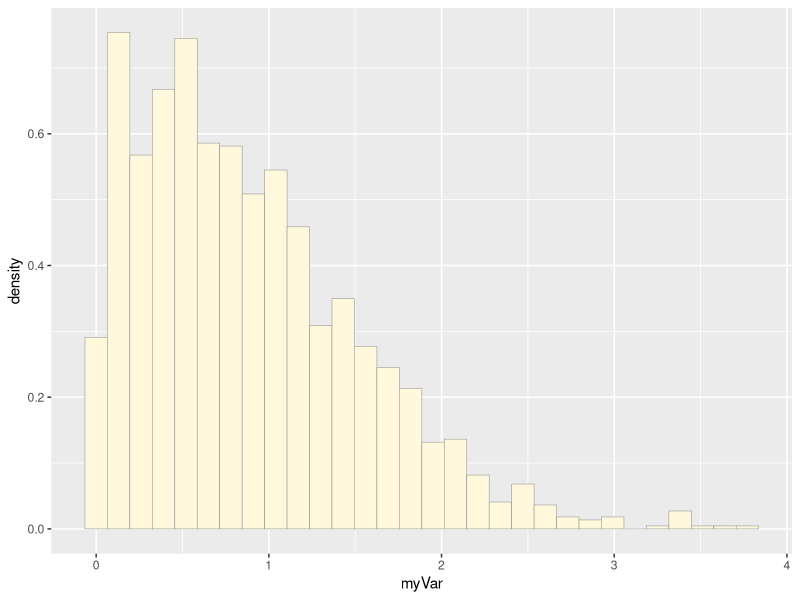
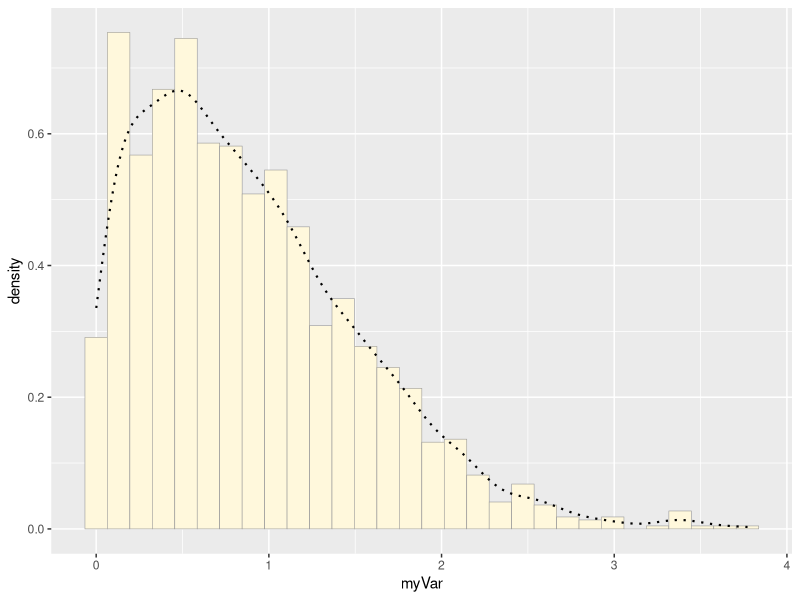
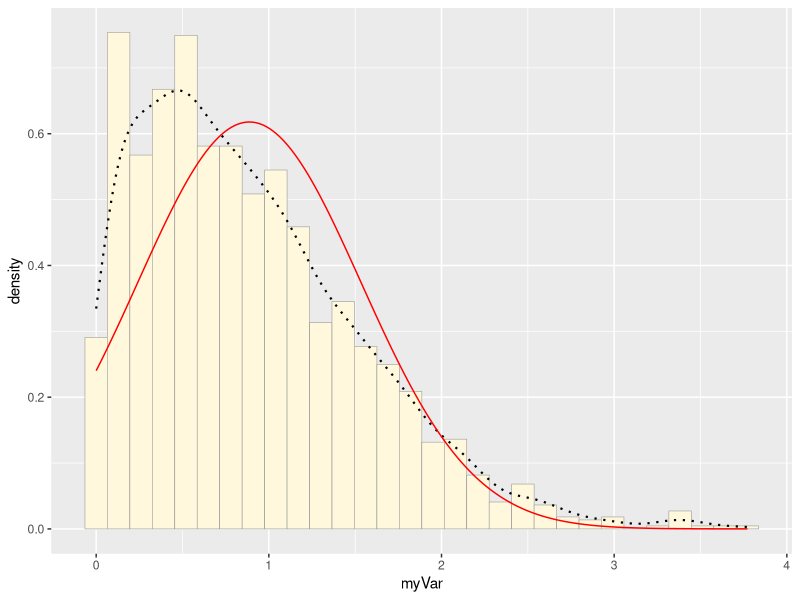
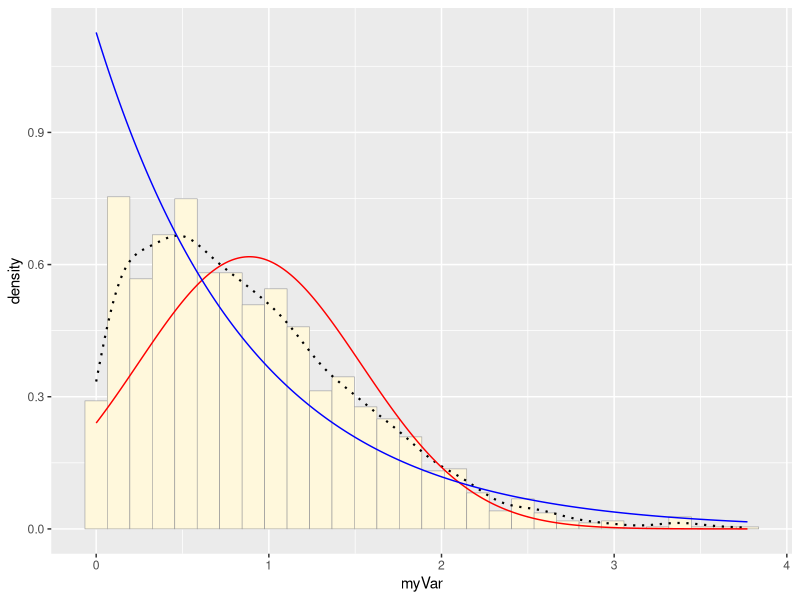
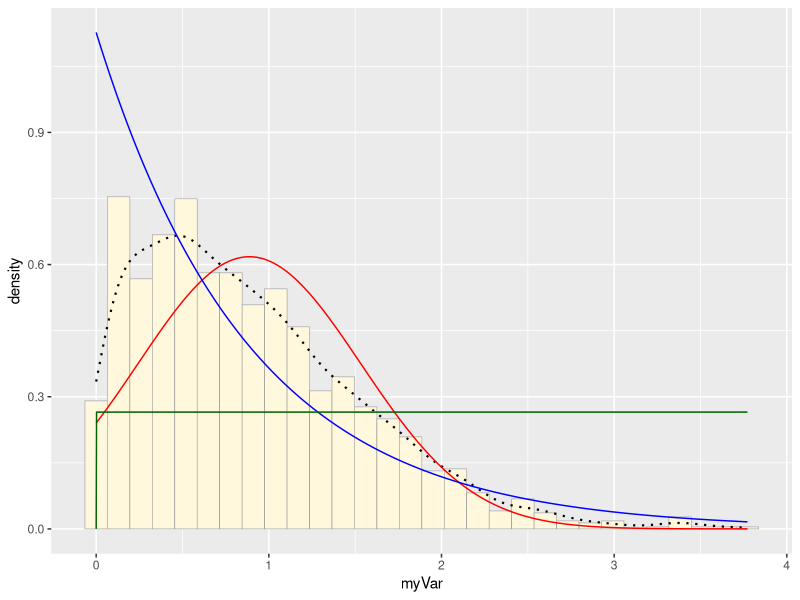
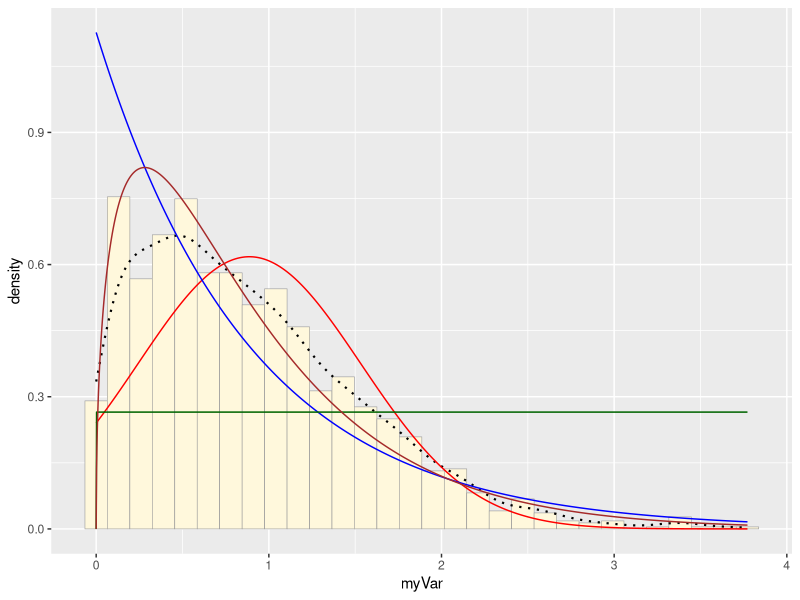
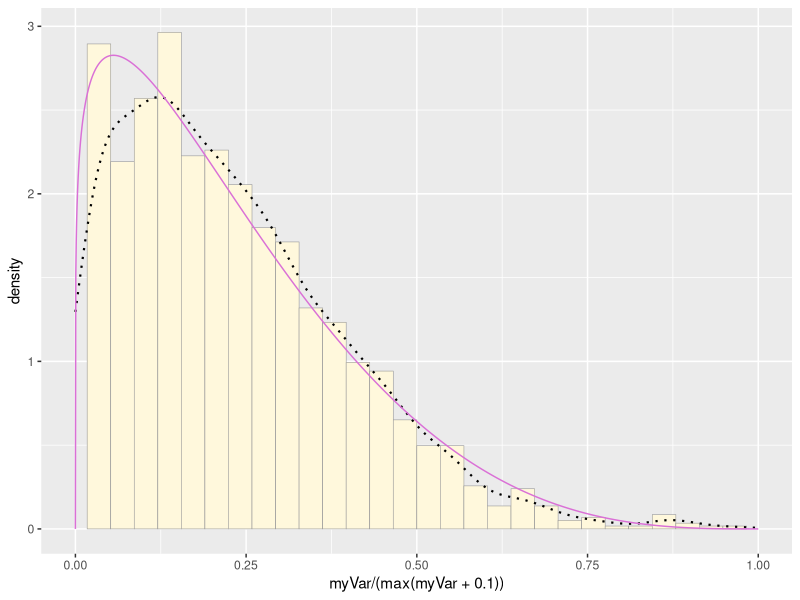
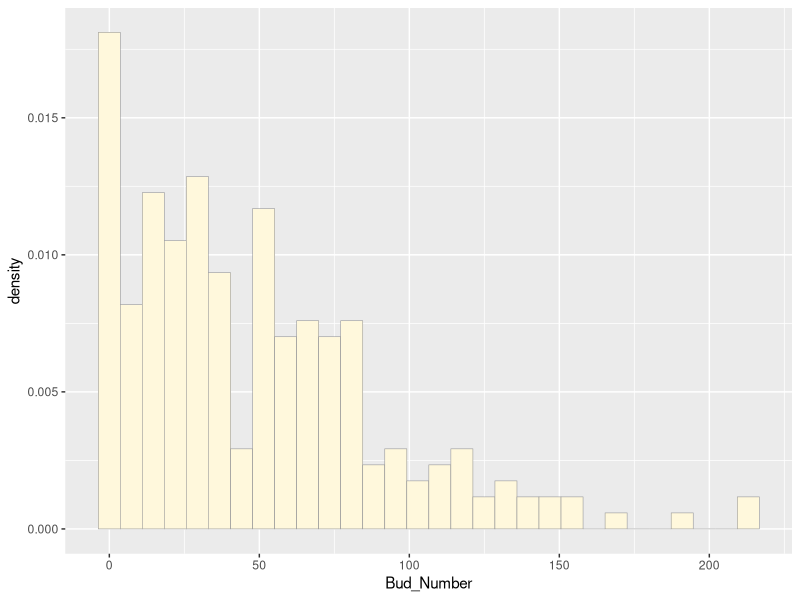

Write the R code that produced these figures, in order. (Note: this script raises an error after producing the figures.)
# Homework 7
# March 24 2021
# Sandra Nnadi

#-------------------------------
library(ggplot2) # for graphics
library(MASS) # for maximum likelihood estimation

# read in data vector
z <- rnorm(n=3000,mean = 0.2)
z <- data.frame(1:3000,z)
names(z)<- list("ID","myVar")
z <- z[z$myVar>0,]
str(z)
summary(z$myVar)

# plot histogram of data
p1 <- ggplot(data=z, aes(x=myVar, y=..density..)) +
  geom_histogram(color="grey60",fill="cornsilk",size=0.2) 
print(p1)

# add empirical density curve
p1 <-  p1 +  geom_density(linetype="dotted",size=0.75)
print(p1)

# Get maximum likelihood parameters for normal
normPars <- fitdistr(z$myVar,"normal")
print(normPars)
str(normPars)
normPars$estimate["mean"] # note structure of getting a named attribute

# plot normal probability density
meanML <- normPars$estimate["mean"]
sdML <- normPars$estimate["sd"]

xval <- seq(0,max(z$myVar),len=length(z$myVar))

stat <- stat_function(aes(x = xval, y = ..y..), fun = dnorm, colour="red", n = length(z$myVar), args = list(mean = meanML, sd = sdML))
p1 + stat

# plot exponential probability density
expoPars <- fitdistr(z$myVar,"exponential")
rateML <- expoPars$estimate["rate"]

stat2 <- stat_function(aes(x = xval, y = ..y..), fun = dexp, colour="blue", n = length(z$myVar), args = list(rate=rateML))
p1 + stat + stat2

# plot uniform probability density
stat3 <- stat_function(aes(x = xval, y = ..y..), fun = dunif, colour="darkgreen", n = length(z$myVar), args = list(min=min(z$myVar), max=max(z$myVar)))
p1 + stat + stat2 + stat3

# plot gamma probability density
gammaPars <- fitdistr(z$myVar,"gamma")
shapeML <- gammaPars$estimate["shape"]
rateML <- gammaPars$estimate["rate"]

stat4 <- stat_function(aes(x = xval, y = ..y..), fun = dgamma, colour="brown", n = length(z$myVar), args = list(shape=shapeML, rate=rateML))
p1 + stat + stat2 + stat3 + stat4

# plot beta probability density
pSpecial <- ggplot(data=z, aes(x=myVar/(max(myVar + 0.1)), y=..density..)) +
  geom_histogram(color="grey60",fill="cornsilk",size=0.2) + 
  xlim(c(0,1)) +
  geom_density(size=0.75,linetype="dotted")

betaPars <- fitdistr(x=z$myVar/max(z$myVar + 0.1),start=list(shape1=1,shape2=2),"beta")
shape1ML <- betaPars$estimate["shape1"]
shape2ML <- betaPars$estimate["shape2"]

statSpecial <- stat_function(aes(x = xval, y = ..y..), fun = dbeta, colour="orchid", n = length(z$myVar), args = list(shape1=shape1ML,shape2=shape2ML))
pSpecial + statSpecial


# working with real data

library(ggplot2) # for graphics
library(MASS) # for maximum likelihood estimation

z <- read.table("Gorischek_pollen_seed.csv",header=TRUE,sep=",", stringsAsFactors=FALSE)
str(z)
summary(z)
summary(z$Bud_Number)

# plot histogram of data
p1 <- ggplot(data=z, aes(x=Bud_Number, y=..density..)) +
  geom_histogram(color="grey60",fill="cornsilk",size=0.2) 
print(p1)

# add empirical density curve
p1 <-  p1 +  geom_density(linetype="dotted",size=0.75)
print(p1)

# Get maximum likelihood parameters for normal
normPars <- fitdistr(z$Bud_Number,"normal")
print(normPars)
str(normPars)
normPars$estimate["mean"] # note structure of getting a named attribute

# plot normal probability density
meanML <- normPars$estimate["mean"]
sdML <- normPars$estimate["sd"]

xval <- seq(0,max(z$Bud_Number),len=length(z$Bud_Number))

stat <- stat_function(aes(x = xval, y = ..y..), fun = dnorm, colour="red", n = length(z$Bud_Number), args = list(mean = meanML, sd = sdML))
p1 + stat

# plot exponential probability density
expoPars <- fitdistr(z$Bud_Number,"exponential")
rateML <- expoPars$estimate["rate"]

stat2 <- stat_function(aes(x = xval, y = ..y..), fun = dexp, colour="blue", n = length(z$Bud_Number), args = list(rate=rateML))
p1 + stat + stat2

# plot uniform probability density
stat3 <- stat_function(aes(x = xval, y = ..y..), fun = dunif, colour="darkgreen", n = length(z$Bud_Number), args = list(min=min(z$Bud_Number), max=max(z$Bud_Number)))
p1 + stat + stat2 + stat3

# plot gamma probability density
gammaPars <- fitdistr(z$Bud_Number,"gamma")
shapeML <- gammaPars$estimate["shape"]
rateML <- gammaPars$estimate["rate"]

stat4 <- stat_function(aes(x = xval, y = ..y..), fun = dgamma, colour="brown", n = length(z$Bud_Number), args = list(shape=shapeML, rate=rateML))
p1 + stat + stat2 + stat3 + stat4

# plot beta probability density
pSpecial <- ggplot(data=z, aes(x=Bud_Number/(max(Bud_Number + 0.1)), y=..density..)) +
  geom_histogram(color="grey60",fill="cornsilk",size=0.2) + 
  xlim(c(0,1)) +
  geom_density(size=0.75,linetype="dotted")

betaPars <- fitdistr(x=z$Bud_Number/max(z$Bud_Number + 0.1),start=list(shape1=1,shape2=2),"beta")
shape1ML <- betaPars$estimate["shape1"]
shape2ML <- betaPars$estimate["shape2"]

statSpecial <- stat_function(aes(x = xval, y = ..y..), fun = dbeta, colour="orchid", n = length(z$Bud_Number), args = list(shape1=shape1ML,shape2=shape2ML))
pSpecial + statSpecial


# Due to the errors encountered when plotting the gamma and beta distributions.
# i decided to find another dataset with values that would fit the gamma and beta distribution.

# working with second real data

library(ggplot2) # for graphics
library(MASS) # for maximum likelihood estimation

b <- read.table("Diploid_phenotypic_data .csv",header=TRUE,sep=",", stringsAsFactors=FALSE)
str(b)
summary(b)
summary(b$firmness)

# plot histogram of data
p1 <- ggplot(data=b, aes(x=firmness, y=..density..)) +
  geom_histogram(color="grey60",fill="cornsilk",size=0.2) 
print(p1)

# add empirical density curve
p1 <-  p1 +  geom_density(linetype="dotted",size=0.75)
print(p1)

# Get maximum likelihood parameters for normal
normPars <- fitdistr(b$firmness,"normal")
print(normPars)
str(normPars)
normPars$estimate["mean"] # note structure of getting a named attribute

# plot normal probability density
meanML <- normPars$estimate["mean"]
sdML <- normPars$estimate["sd"]

xval <- seq(0,max(b$firmness),len=length(b$firmness))

stat <- stat_function(aes(x = xval, y = ..y..), fun = dnorm, colour="red", n = length(b$firmness), args = list(mean = meanML, sd = sdML))
p1 + stat

# plot exponential probability density
expoPars <- fitdistr(b$firmness,"exponential")
rateML <- expoPars$estimate["rate"]

stat2 <- stat_function(aes(x = xval, y = ..y..), fun = dexp, colour="blue", n = length(b$firmness), args = list(rate=rateML))
p1 + stat + stat2

# plot uniform probability density
stat3 <- stat_function(aes(x = xval, y = ..y..), fun = dunif, colour="darkgreen", n = length(b$firmness), args = list(min=min(b$firmness), max=max(b$firmness)))
p1 + stat + stat2 + stat3

# plot gamma probability density
gammaPars <- fitdistr(b$firmness,"gamma")
shapeML <- gammaPars$estimate["shape"]
rateML <- gammaPars$estimate["rate"]

stat4 <- stat_function(aes(x = xval, y = ..y..), fun = dgamma, colour="purple", n = length(b$firmness), args = list(shape=shapeML, rate=rateML))
p1 + stat + stat2 + stat3 + stat4

# plot beta probability density
pSpecial <- ggplot(data=b, aes(x=firmness/(max(firmness + 0.1)), y=..density..)) +
  geom_histogram(color="grey60",fill="cornsilk",size=0.2) + 
  xlim(c(0,1)) +
  geom_density(size=0.75,linetype="dotted")

betaPars <- fitdistr(x=b$firmness/max(b$firmness + 0.1),start=list(shape1=1,shape2=2),"beta")
shape1ML <- betaPars$estimate["shape1"]
shape2ML <- betaPars$estimate["shape2"]

statSpecial <- stat_function(aes(x = xval, y = ..y..), fun = dbeta, colour="orchid", n = length(b$firmness), args = list(shape1=shape1ML,shape2=shape2ML))
pSpecial + statSpecial
